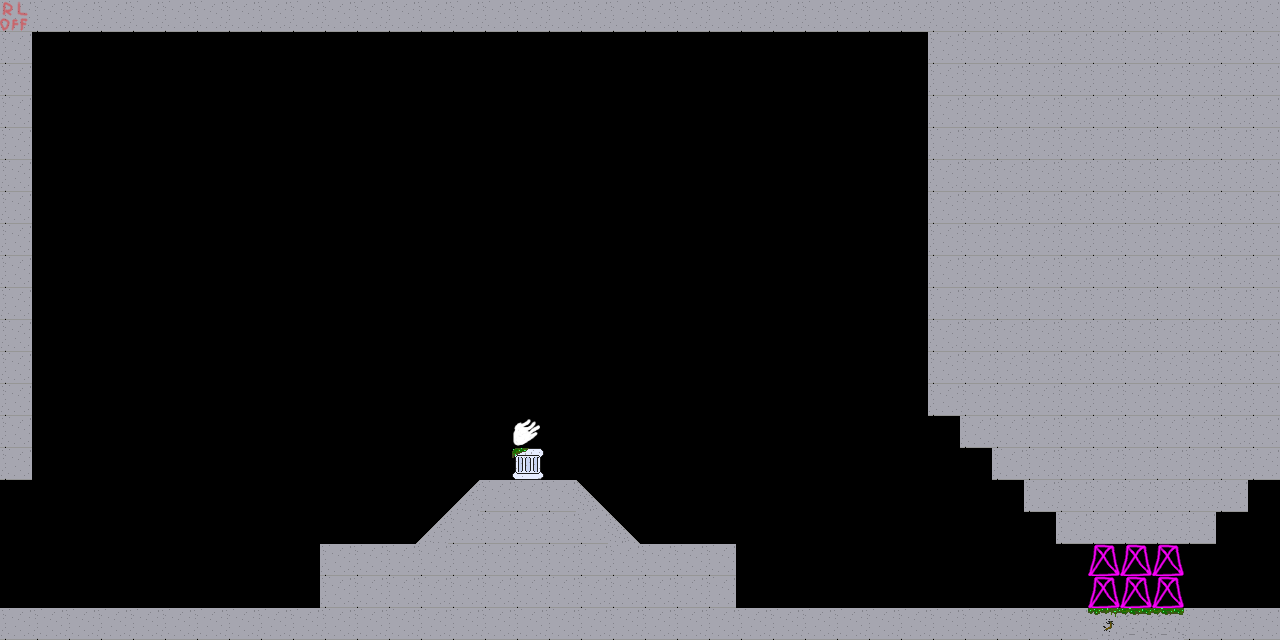

A level layout from a 2D game, rendered from its tile map. Below: a short description, then the map file with tile-grid data replaced by summaries:
An orthogonal 40x20 tile map with 32x32 px tiles, 5 tile layers (platforms, objects, backgrounds, defaults, ...), 6 tilesets.

<map version="1.0" orientation="orthogonal" width="40" height="20" tilewidth="32" tileheight="32">
 <properties>
  <property name="name" value="level3" />
 </properties>
 <tileset firstgid="1" name="tile_ground" tilewidth="32" tileheight="32">
  <image source="../sheets/tile_ground.png" width="160" height="192" />
 </tileset>
 <tileset firstgid="31" name="tile_indicators" tilewidth="32" tileheight="32">
  <image source="../sheets/tile_indicators.png" width="256" height="256" />
 </tileset>
 <tileset firstgid="95" name="tile_lights" tilewidth="32" tileheight="32">
  <image source="../sheets/tile_lights.png" width="256" height="256" />
 </tileset>
 <tileset firstgid="159" name="tile_plants" tilewidth="32" tileheight="32">
  <image source="../sheets/tile_plants.png" width="256" height="256" />
 </tileset>
 <tileset firstgid="223" name="tile_special" tilewidth="32" tileheight="32">
  <image source="../sheets/tile_special.png" width="256" height="256" />
 </tileset>
 <tileset firstgid="287" name="tile_switches" tilewidth="32" tileheight="32">
  <image source="../sheets/tile_switches.png" width="256" height="256" />
 </tileset>
 <layer name="platforms" width="40" height="20">
  <data>[800 cells, 296 non-empty, 4 distinct tile ids]</data>
 </layer>
 <layer name="objects" width="40" height="20">
  <data>[800 cells, 11 non-empty, 5 distinct tile ids]</data>
 </layer>
 <layer name="backgrounds" width="40" height="20">
  <data>[800 cells, 0 non-empty, 0 distinct tile ids]</data>
 </layer>
 <layer name="defaults" width="40" height="20" opacity="0.4">
  <data>[800 cells, 1 non-empty, 1 distinct tile ids]</data>
 </layer>
 <layer name="interactions" width="40" height="20" opacity="0.1">
  <data>[800 cells, 0 non-empty, 0 distinct tile ids]</data>
 </layer>
</map>
